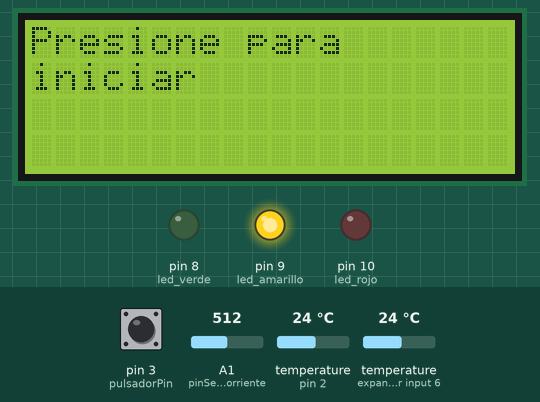
Recording of a sketch running on a simulated Arduino Uno, built with avr-gcc and run on an emulated ATmega328P. Shown: 20×4 character LCD, output pins drawn as LEDs (lit = HIGH). The inputs (shaded band) are chosen by the test bench; at power-on: pin 3 (pulsadorPin) HIGH, temperature (sensors on pin 2, expander input 6) 24 °C, A1 (pinSensorCorriente) = 512. Storage starts empty; what the sketch prints to the serial monitor is not drawn.

Above: at 1.2 s.
1.3 s: pin 3 (pulsadorPin) pulled LOW for 0.15 s
At 2.3 s:
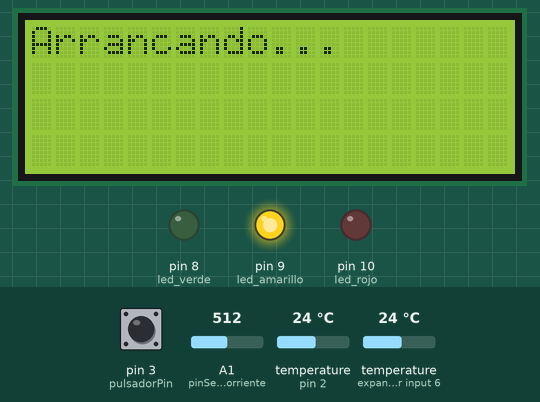
4.4 s: temperature (sensor on pin 2) set to 12 °C
At 5.3 s:
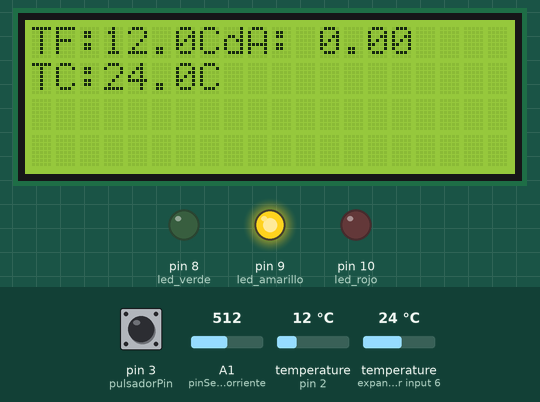
6.3 s: temperature (sensor on expander input 6) set to 12 °C
At 7.7 s:
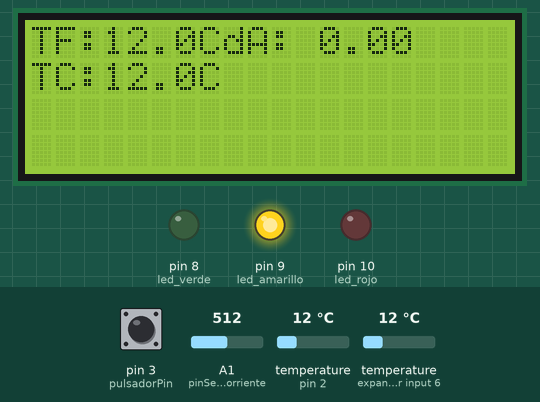
8.0 s: A1 (pinSensorCorriente) set to 716
At 9.0 s:
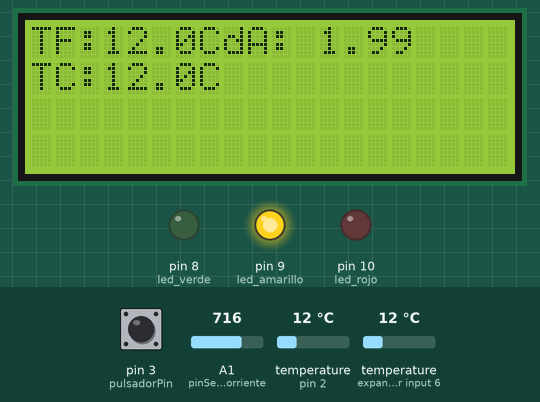
9.6 s: temperature (sensor on pin 2) set to 19 °C
11.3 s: temperature (sensor on expander input 6) set to 19 °C
At 12.6 s:
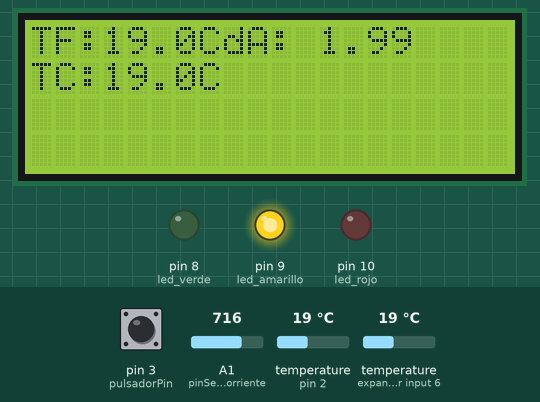
Timing chart, 0 to 14.0 s (numbered marks = the images above; inputs shaded):
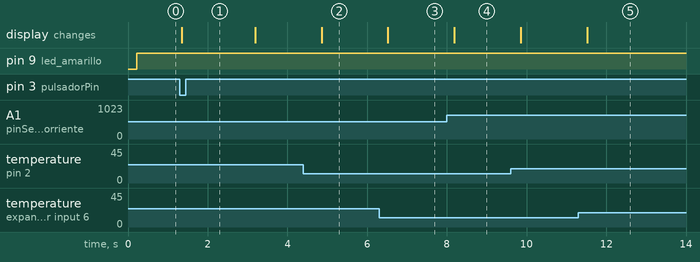

The sketch:

medidor_V1.3.ino
```cpp
#include <OneWire.h>
#include <DallasTemperature.h>
#include <Wire.h>
#include <LiquidCrystal_I2C.h>
#include <SD.h>

const int oneWireBus = 2;
const int pulsadorPin = 3;

DeviceAddress sensorFrio = { 0x28, 0x52, 0x1E, 0x28, 0x0, 0x0, 0x80, 0x60 };
DeviceAddress sensorCaliente = { 0x28, 0x68, 0x4, 0x28, 0x0, 0x0, 0x80, 0x83 };

OneWire oneWire(oneWireBus);
DallasTemperature sensors(&oneWire);

const int led_verde = 8;
const int led_rojo = 10;
const int pinSensorCorriente = A1;
const int led_amarillo = 9;
LiquidCrystal_I2C lcd(0x27, 20, 4);

File dataFile;
const char *fileName = "data.txt";

boolean arranqueIniciado = false;
unsigned long tiempoInicio = 0;
const unsigned long tiempoEspera = 60000;

void setup() {
  sensors.begin();
  pinMode(led_verde, OUTPUT);
  pinMode(led_rojo, OUTPUT);
  pinMode(led_amarillo, OUTPUT);
  pinMode(pinSensorCorriente, INPUT);
  pinMode(pulsadorPin, INPUT_PULLUP);
  lcd.init();
  lcd.backlight();
  Serial.begin(9600);
  digitalWrite(led_amarillo, LOW);

  // Inicializa la tarjeta SD
  if (SD.begin()) {
    Serial.println("Tarjeta SD inicializada correctamente.");
  } else {
    lcd.println("Error4");
  }
}

void loop() {
  if (digitalRead(pulsadorPin) == LOW && !arranqueIniciado) {
    arranqueIniciado = true;
    tiempoInicio = millis();

    lcd.clear();
    lcd.setCursor(0, 0);
    lcd.print("Arrancando...");
    delay(1000);

    // Abre el archivo en modo de escritura
    dataFile = SD.open(fileName, FILE_WRITE);
    if (dataFile) {
      dataFile.println("Tiempo,TempFrio,TempCaliente,Corriente");
      dataFile.close();
    } else {
      lcd.println("Error4");
    }

    while (arranqueIniciado) {
      unsigned long tiempoActual = millis();

      sensors.requestTemperatures();
      float tempFrio = sensors.getTempC(sensorFrio);
      float tempCaliente = sensors.getTempC(sensorCaliente);
      int sensorValue = analogRead(pinSensorCorriente);
      float corriente = (sensorValue - 512) / 102.3;

      // Abre el archivo en modo de escritura y agrega datos
      dataFile = SD.open(fileName, FILE_WRITE);
      if (dataFile) {
        dataFile.print(tiempoActual - tiempoInicio);
        dataFile.print(",");
        dataFile.print(tempFrio);
        dataFile.print(",");
        dataFile.print(tempCaliente);
        dataFile.print(",");
        dataFile.println(corriente);
        dataFile.close();
      } else {
        lcd.println("Error4");
      }

      lcd.setCursor(9, 0);
      lcd.print("A: ");
      lcd.print(corriente);

      lcd.setCursor(0, 0);
      lcd.print("TF: ");
      lcd.setCursor(3, 0);
      lcd.print(tempFrio);
      lcd.setCursor(7, 0);
      lcd.print("C");

      lcd.setCursor(0, 1);
      lcd.print("TC: ");
      lcd.setCursor(3, 1);
      lcd.print(tempCaliente);
      lcd.setCursor(7, 1);
      lcd.println("C");
      lcd.setCursor(8, 1);
      lcd.println("        ");

      if (tiempoActual - tiempoInicio >= tiempoEspera) {
        if (tempFrio <= 10.0 && tempCaliente >= 70.0) {
          digitalWrite(led_rojo, LOW);
          digitalWrite(led_verde, HIGH);
          digitalWrite(led_amarillo, LOW);
          lcd.clear();
          lcd.setCursor(0, 0);
          lcd.print("Maquina  ");
          lcd.setCursor(0, 1);
          lcd.print("aprobada");
          delay(10000);
          arranqueIniciado = false;
        } else if (tempCaliente >= 70.0 && tempFrio > 10.0) {
          digitalWrite(led_rojo, HIGH);
          digitalWrite(led_verde, LOW);
          digitalWrite(led_amarillo, LOW);
          lcd.setCursor(0, 0);
          lcd.print("Error 2");
          delay(10000);
          arranqueIniciado = false;
        } else if (tempCaliente <= 70.0 && tempFrio <= 10.0) {
          digitalWrite(led_rojo, HIGH);
          digitalWrite(led_verde, LOW);
          digitalWrite(led_amarillo, LOW);
          lcd.setCursor(1, 1);
          lcd.print("Error 1");
          delay(10000);
          arranqueIniciado = false;
        } else if (tempCaliente < 70.0 && tempFrio > 10.0) {
          lcd.clear();
          lcd.setCursor(0, 0);
          lcd.print("Error 3");
          lcd.setCursor(0, 1);
          lcd.print("volver a medir");
          delay(10000);
          arranqueIniciado = false;
        }
        Serial.println(corriente);  // Muestra la corriente en la consola serial
        delay(5000);
        arranqueIniciado = false;
      }
    }
  } else {
    // Si el pulsador no está presionado, muestra el mensaje en la pantalla LCD
    arranqueIniciado = false;
    lcd.clear();
    lcd.setCursor(0, 0);
    lcd.print("Presione para");
    lcd.setCursor(0, 1);
    lcd.print("iniciar");
    delay(100);
    digitalWrite(led_amarillo, HIGH);
    digitalWrite(led_rojo, LOW);
    digitalWrite(led_verde, LOW);
  }
}
```

Measured:
- after the input at 1.3 s, the display: changes after 0.05 s (image 1)
- after the input at 4.4 s, the display: changes after 0.46 s (image 2)
- after the input at 6.3 s, the display: changes after 0.22 s (image 3)
- after the input at 8.0 s, the display: changes after 0.19 s (image 4)
- after the input at 11.3 s, the display: changes after 0.22 s (image 5)
